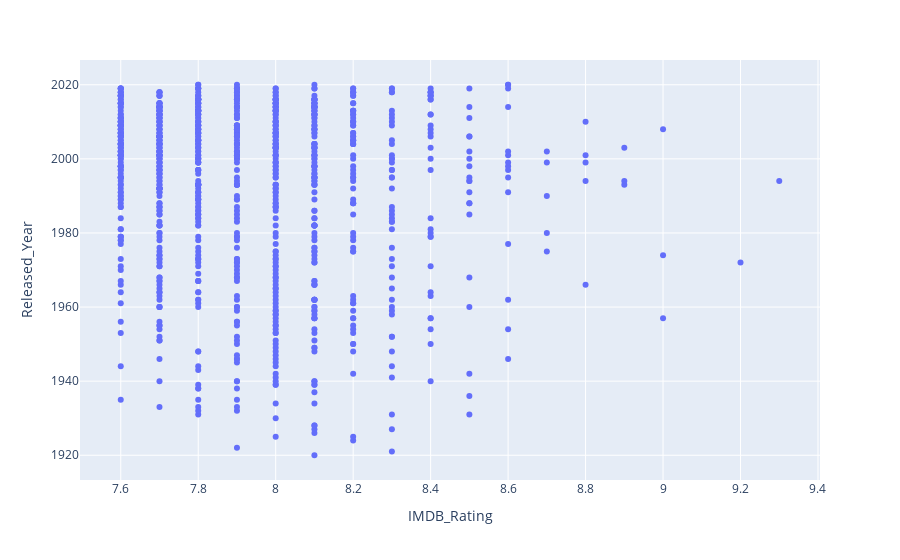

Here is the notebook cell this chart was saved with:
### Code cell
px.scatter(movies, x='IMDB_Rating', y='Released_Year')

### Figure 1 — Plotly figure (JSON) as saved in the notebook; plotly's stock layout.template omitted (floating-point values rounded to 4 significant figures; data arrays with more than 128 entries replaced by an {"elided": "..."} marker saying what was removed)
{"data": [{"hovertemplate": "IMDB_Rating=%{x}<br>Released_Year=%{y}<extra></extra>", "legendgroup": "", "marker": {"color": "#636efa", "symbol": "circle"}, "mode": "markers", "name": "", "orientation": "v", "showlegend": false, "type": "scatter", "x": {"elided": "1000 float values"}, "xaxis": "x", "y": {"elided": "1000 int values"}, "yaxis": "y"}], "layout": {"legend": {"tracegroupgap": 0}, "margin": {"t": 60}, "xaxis": {"anchor": "y", "domain": [0, 1], "title": {"text": "IMDB_Rating"}}, "yaxis": {"anchor": "x", "domain": [0, 1], "title": {"text": "Released_Year"}}}}
